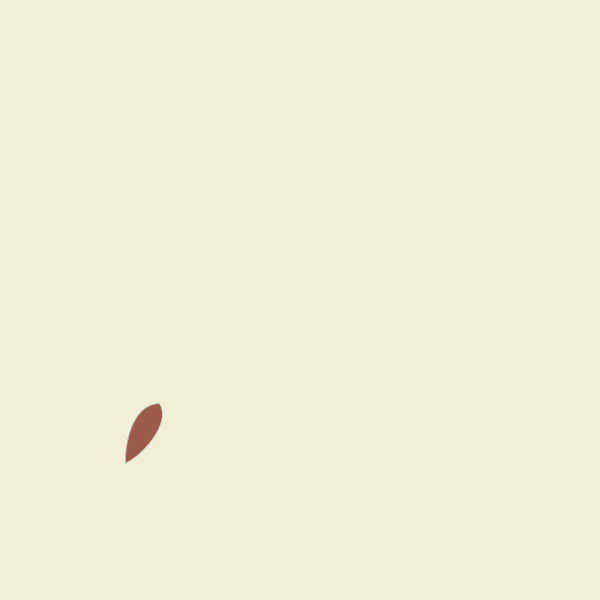
Frame 1 (no input)
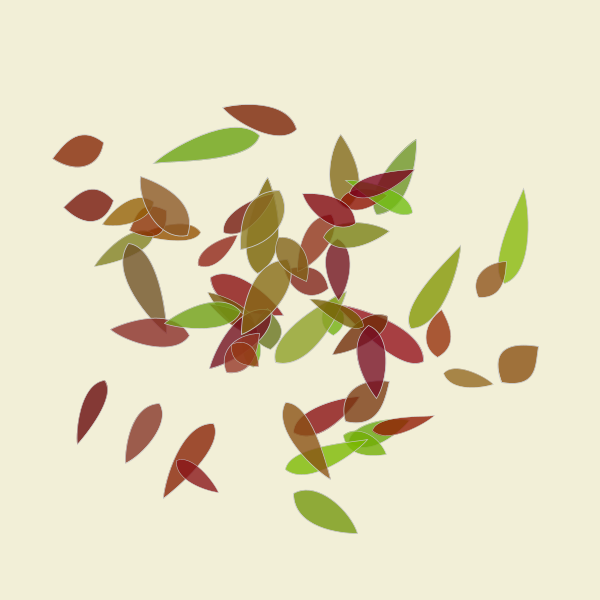
Frame 60 (the mouse pressed at the canvas centre just before this capture)
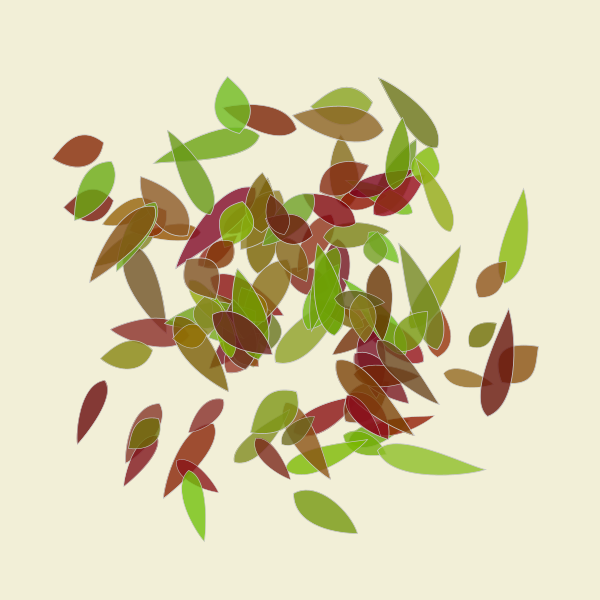
Frame 120 (the mouse held since frame 60 and released just before this capture)

The Processing sketch that drew these frames (run headless with seeded random() and noise(); from frame 60 on, the mouse is pressed at the canvas centre):

// Processing sketch: processing_7743
// ── processing_7743.pde

int leaves = 0;  // here is a variable whole number called 'leaves'
int leafMax = 200; // here is a variable whole number for the maximum number of leaves. It starts at 200.

void setup(){ // run once
  size(600,600); // make the screen 600 pixels square
  smooth(); // smooth the lines
  background(242,239,215,100); // make the background a very pale brown
  stroke(200); // make the lines pale grey
  strokeWeight(0.5); // make the lines thin
  frameRate (300); // increase the frame rate - make it draw as fast as it can. I know, it probably won't be this fast.

}

void draw (){ // run repeatedly
  fill(random(100,150),random(200),random(40),200); // make the fill mostly red and green, and a bit translucent

  if (leaves < leafMax) { // if there are fewer than the maximum number of leaves, run the following code

    float cx = 300 + random(-145,145); // here's a variable that is within a range from 150 to 450
    float cy = 300 + random(-145,145); // here's a variable that is within a range from 150 to 450

    translate(cx,cy); // move the position of the drawing as far as cx across and cy down
    rotate(random(TWO_PI)); // rotate the drawing in a random direction
    scale(random(0.9,1.8)); // scale the drawing to an extent between 90% and 180%
    drawLeaf(); // draw a leaf!
    leaves++; // add one to the leaf count
  }

}


void drawLeaf(){ // draw a leaf as follows

  float pointShift = random(-20,20); // here is a variable between -20 and 20 
  beginShape(); // start to draw a shape
  vertex(20, 45); // begin at this point x, y
  // bezierVertex(30,30,60,40,70 + random(-20,20),50); // moving only the pointy point meant that sometimes the leaf shape would turn into a heart shape, because the control points were not also moving. So I created a variable called pointShift
    bezierVertex(30,30, 60 + pointShift,40 + pointShift/2, 70 + pointShift,50); // make the pointy end of the leaf vary on the x axis (so the leaf gets longer or shorter) AND vary the y axis of the control points by the same amount. It should be possible to have 'normal' leaves, very short fat ones and very long thin ones.
    bezierVertex(60 + pointShift,55, 30,65, 20,45); // draw the other half of the shape
  endShape();

}

void mousePressed(){ // on mouse-click, run the following code
  background(242,239,215,100); //reset the background to how it was
  leaves = 0; // reset the leaf counter to zero
  leafMax = 1 + mouseY/3; // I actually wanted to make it so that the closer you got to the midpoint of the screen, the more leaves you got. But the code is beyond me! So instead you get more leaves the further down the screen you click.


}
